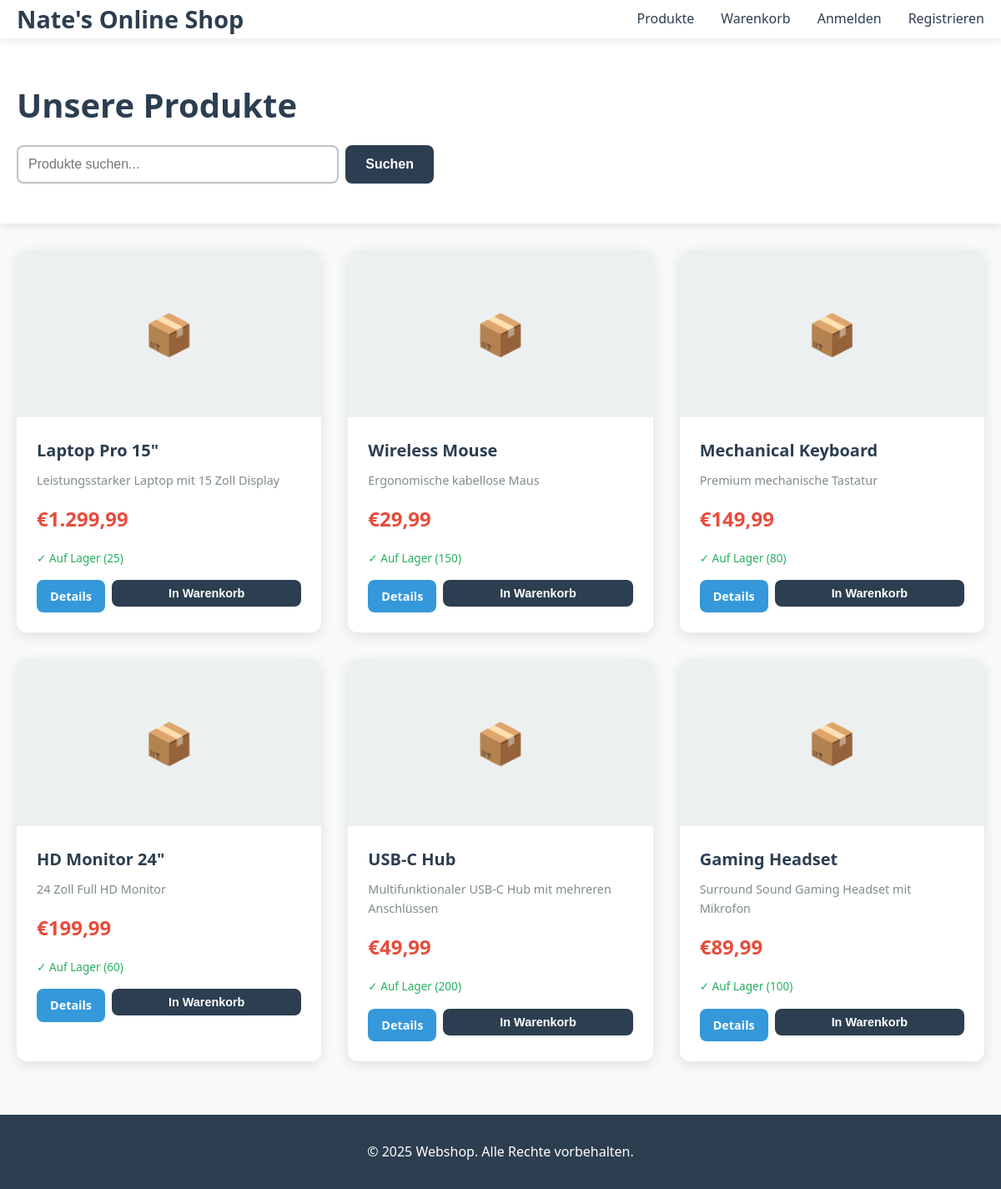
/View/index.php, run on the app's committed database.
### tables this page shows
CREATE TABLE IF NOT EXISTS products (
    id INT AUTO_INCREMENT PRIMARY KEY,
    name VARCHAR(100) NOT NULL,
    description TEXT,
    price DECIMAL(10, 2) NOT NULL,
    stock INT DEFAULT 0,
    image VARCHAR(255),
    created_at TIMESTAMP DEFAULT CURRENT_TIMESTAMP
);

### Controller/config.php (called while the page is built, shortened)
<?php
function isLoggedIn()
{
    return isset($_SESSION['user_id']);
}

### View/index.php (the view, shortened to what this page needs)
<?php
require_once __DIR__ . '/../Controller/config.php';
require_once __DIR__ . '/../Controller/cart_handler.php';
$search = isset($_GET['search']) ? $_GET['search'] : '';
if ($search) {
    $stmt = $pdo->prepare("SELECT * FROM products WHERE name LIKE ? OR description LIKE ? ORDER BY created_at DESC");
    $search_term = "%$search%";
    $stmt->execute([$search_term, $search_term]);
} else {
    $stmt = $pdo->query("SELECT * FROM products ORDER BY created_at DESC");
}
$products = $stmt->fetchAll();
?>
<!doctype html>
<html lang="en">
<head>
    <link rel="stylesheet" href="style.css">
</head>
<body>
<header>
    <nav class="container">
        <a href="index.php" class="logo">Nate's Online Shop</a>
        <ul class="nav-links">
            <li><a href="index.php">Produkte</a></li>
            <li><a href="cart.php">Warenkorb <?php if (getCartCount() > 0): ?><span class="cart-badge"><?= getCartCount() ?></span><?php endif; ?></a></li>
            <?php if (isLoggedIn()): ?>
            <li><a href="profile.php">Profil</a></li>
            <?php if (isAdmin()): ?>
                <li><a href="admin.php">Admin</a></li>
            <?php endif; ?>
            <li><a href="#" onclick="event.preventDefault(); document.getElementById('logoutForm').submit();">Abmelden</a></li>
            <?php else: ?>
                <li><a href="#" onclick="showLoginModal()">Anmelden</a></li>
                <li><a href="#" onclick="showRegisterModal()">Registrieren</a></li>
            <?php endif; ?>
        </ul>
    </nav>
</header>
<main>
    <div class="page-header">
        <div class="container">
            <h1>Unsere Produkte</h1>
            <form method="GET" style="margin-top: 1rem;">
                <div class="search-form">
                    <input type="text" name="search" class="form-control" placeholder="Produkte suchen..." value="<?= htmlspecialchars($search) ?>">
                   <button type="submit" class="btn btn-primary">Suchen</button>
                </div>
            </form>
        </div>
    </div>
    <div class="container">
        <?php if (empty($products)): ?>
            <div class="text-center" style="padding: 3rem;">
                <h2>Keine Produkte gefunden</h2>
                <?php if ($search): ?>
                    <a href="index.php" class="btn btn-primary mt-2">Alle Produkte anzeigen</a>
                <?php endif; ?>
            </div>
        <?php else: ?>
            <div class="products-grid">
                <?php foreach ($products as $product): ?>
                    <div class="product-card">
                        <div class="product-image">📦</div>
                        <div class="product-info">
                            <h3 class="product-name"><?= htmlspecialchars($product['name']) ?></h3>
                            <p class="product-description"><?= htmlspecialchars($product['description']) ?></p>
                            <div class="product-price">€<?= number_format($product['price'], 2, ',', '.') ?></div>
                            <div class="product-stock">
                                <?php if ($product['stock'] > 0): ?>
                                    ✓ Auf Lager (<?= $product['stock'] ?>)
                                <?php else: ?>
                                    <span class="text-danger">✗ Nicht verfügbar</span>
                                <?php endif; ?>
                            </div>
                            <div class="product-actions">
                                <a href="product.php?id=<?= $product['id'] ?>" class="btn btn-secondary btn-small">Details</a>
                                <?php if ($product['stock'] > 0): ?>
                                    <form method="POST" action="index.php" style="flex: 1;">
                                        <button type="submit" name="add_to_cart" class="btn btn-primary btn-small btn-block">In Warenkorb</button>
                                    </form>
                                <?php endif; ?>
                            </div>
                        </div>
                    </div>
                <?php endforeach; ?>
            </div>
        <?php endif; ?>
    </div>
</main>
<footer>
    <div class="container">
        <p>&copy; 2025 Webshop. Alle Rechte vorbehalten.</p>
    </div>
</footer>
</body>
</html>

### View/style.css (style rules this page uses)
* { margin: 0; padding: 0; box-sizing: border-box; }
:root { --primary: #2c3e50; --secondary: #3498db; --accent: #e74c3c; --success: #27ae60; --warning: #f39c12; --light: #ecf0f1; --dark: #34495e; --text: #2c3e50; --border: #bdc3c7; --shadow: rgba(0, 0, 0, 0.1); }
body { font-family: 'Segoe UI', Tahoma, Geneva, Verdana, sans-serif; line-height: 1.6; color: var(--text); background: #f8f9fa; }
.container { max-width: 1200px; margin: 0 auto; padding: 0 20px; }
header { background: white; box-shadow: 0 2px 10px var(--shadow); position: sticky; top: 0; z-index: 1000; }
nav { display: flex; justify-content: space-between; align-items: center; padding: 1rem 0; }
.logo { font-size: 1.8rem; font-weight: 700; color: var(--primary); text-decoration: none; }
.nav-links { display: flex; gap: 2rem; list-style: none; align-items: center; }
.nav-links a { color: var(--text); text-decoration: none; transition: color 0.3s; font-weight: 500; }
.form-control { width: 100%; padding: 0.75rem; border: 2px solid var(--border); border-radius: 8px; font-size: 1rem; transition: border-color 0.3s; }
.btn { padding: 0.75rem 1.5rem; border: none; border-radius: 8px; font-size: 1rem; font-weight: 600; cursor: pointer; transition: all 0.3s; text-decoration: none; display: inline-block; text-align: center; }
.btn-primary { background: var(--primary); color: white; }
.btn-secondary { background: var(--secondary); color: white; }
.btn-small { padding: 0.5rem 1rem; font-size: 0.9rem; }
.btn-block { width: 100%; }
.products-grid { display: grid; grid-template-columns: repeat(auto-fill, minmax(280px, 1fr)); gap: 2rem; margin: 2rem 0; }
.product-card { background: white; border-radius: 12px; overflow: hidden; box-shadow: 0 4px 15px var(--shadow); transition: transform 0.3s, box-shadow 0.3s; }
.product-image { width: 100%; height: 200px; object-fit: cover; background: var(--light); display: flex; align-items: center; justify-content: center; font-size: 3rem; color: var(--border); }
.product-info { padding: 1.5rem; }
.product-name { font-size: 1.25rem; font-weight: 600; margin-bottom: 0.5rem; color: var(--primary); }
.product-description { color: #7f8c8d; font-size: 0.9rem; margin-bottom: 1rem; display: -webkit-box; -webkit-line-clamp: 2; -webkit-box-orient: vertical; overflow: hidden; }
.product-price { font-size: 1.5rem; font-weight: 700; color: var(--accent); margin-bottom: 1rem; }
.product-stock { font-size: 0.85rem; color: var(--success); margin-bottom: 1rem; }
.product-actions { display: flex; gap: 0.5rem; }
.page-header { background: white; padding: 3rem 0; margin-bottom: 2rem; box-shadow: 0 2px 10px var(--shadow); }
.page-header h1 { font-size: 2.5rem; color: var(--primary); }
footer { background: var(--primary); color: white; padding: 2rem 0; margin-top: 4rem; text-align: center; }
.search-form { display: flex; gap: 0.5rem; max-width: 500px; }

### data on the page
products: name "Laptop Pro 15\"", description "Leistungsstarker Laptop mit 15 Zoll Display", price "1.299,99", stock "25"
products: name "Wireless Mouse", description "Ergonomische kabellose Maus", price "29,99", stock "150"
products: name "Mechanical Keyboard", description "Premium mechanische Tastatur", price "149,99", stock "80"
products: name "HD Monitor 24\"", description "24 Zoll Full HD Monitor", price "199,99", stock "60"
products: name "USB-C Hub", description "Multifunktionaler USB-C Hub mit mehreren Anschlüssen", price "49,99", stock "200"
products: name "Gaming Headset", description "Surround Sound Gaming Headset mit Mikrofon", price "89,99", stock "100"
